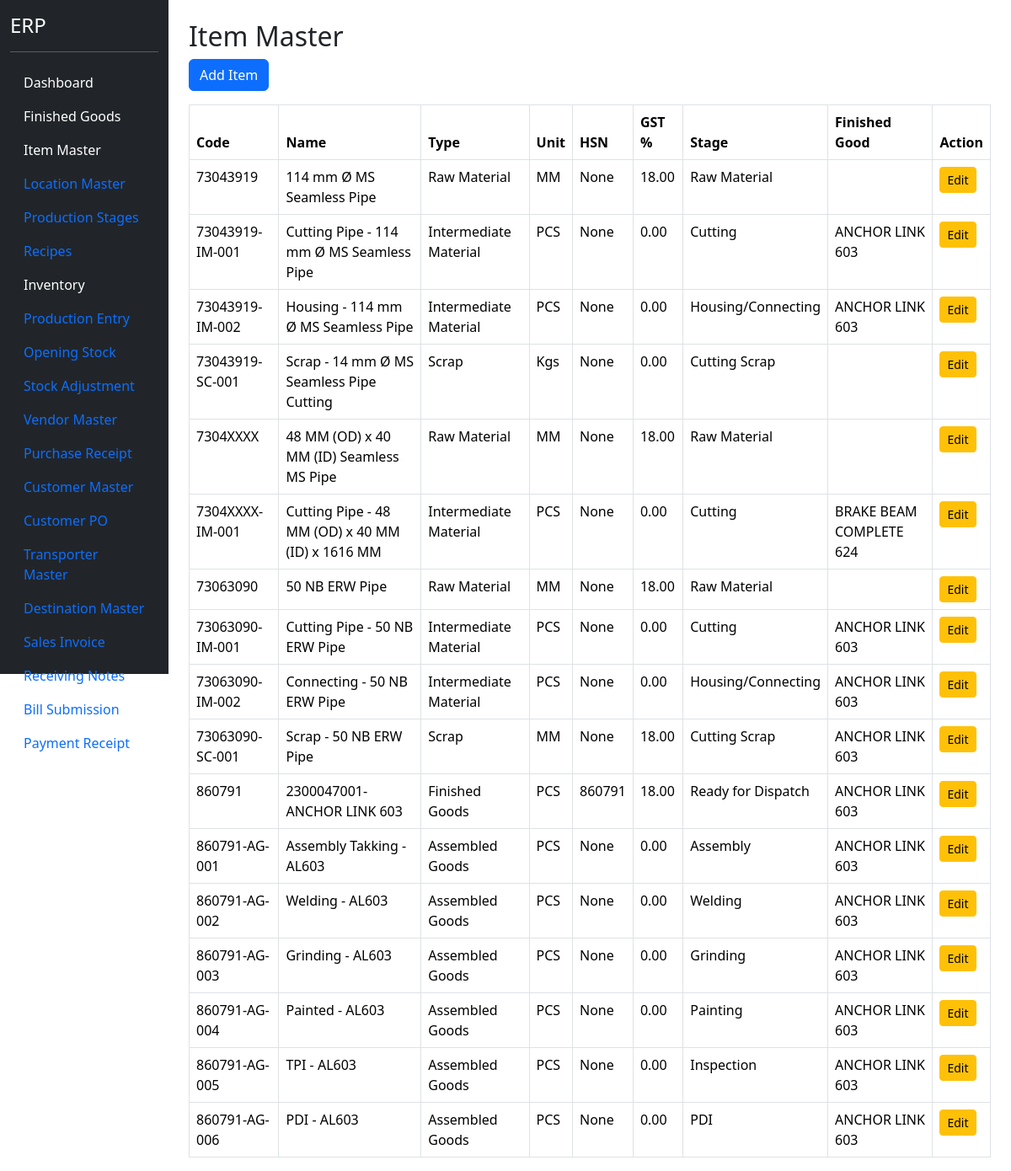
Page /items (signed in) on the earlier database version.
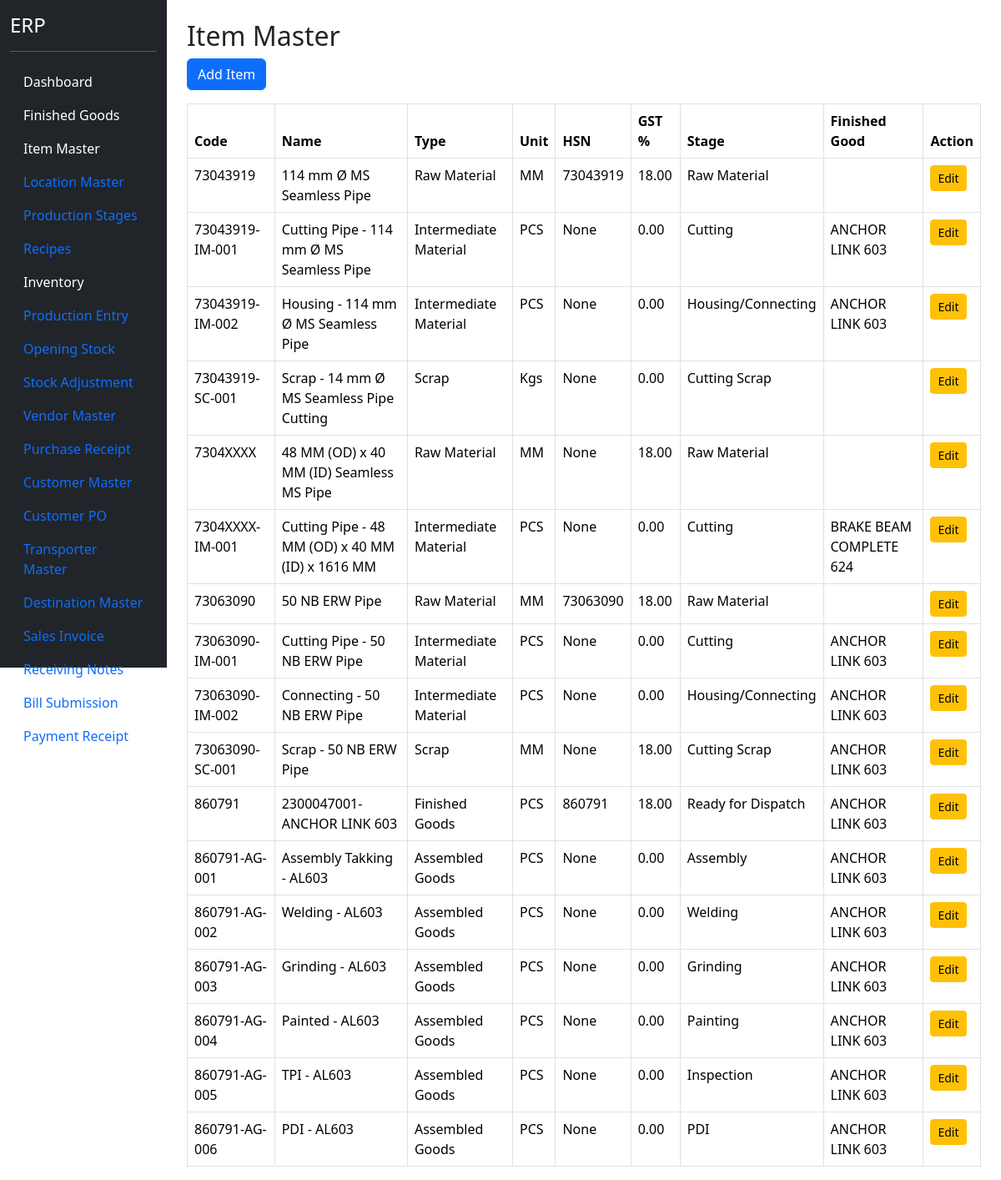
Same page on the later database version.
### models.py (models this page shows)
class ItemMaster(db.Model):
    __tablename__ = "item_master"
    id = db.Column(db.Integer, primary_key=True)
    item_code = db.Column(
        db.String(50),
        unique=True,
        nullable=False
    )
    item_name = db.Column(
        db.String(255),
        nullable=False
    )
    item_type = db.Column(
        db.String(50),
        nullable=False
    )
    production_stage = db.Column(
    db.String(100)
    )
    production_stage_id = db.Column(
    db.Integer,
    db.ForeignKey(
        "production_stage_master.id"
    ),
    nullable=True
    )
    production_stage_rel = db.relationship(
    "ProductionStageMaster"
    )
    unit = db.Column(
        db.String(20),
        nullable=False
    )
    finished_good_id = db.Column(
    db.Integer,
    db.ForeignKey("finished_goods.id"),
    nullable=True
    )
    hsn_code = db.Column(
    db.String(20)
    )
    gst_rate = db.Column(
    db.Float,
    default=18
    )
    active = db.Column(
        db.Boolean,
        default=True
    )

class ProductionStageMaster(db.Model):
    __tablename__ = "production_stage_master"
    id = db.Column(
        db.Integer,
        primary_key=True
    )
    stage_no = db.Column(
        db.Integer,
        nullable=False
    )
    stage_name = db.Column(
        db.String(100),
        nullable=False
    )
    active = db.Column(
        db.Boolean,
        default=True
    )

### blueprints/masters/routes.py (the view)
@masters_bp.route("/items")
@login_required
def items():
    item_list = ItemMaster.query.order_by(
        ItemMaster.item_code
        ).all()
    return render_template(
        "items.html",
        item_list=item_list
    )

### app.py (called while the page is built)
@login_manager.user_loader
def load_user(user_id):
    return User.query.get(int(user_id))

### templates/items.html
{% extends "base.html" %}
{% block content %}
<div class="container mt-4">
    <h2>Item Master</h2>
    <a href="/items/add"
       class="btn btn-primary mb-3">
        Add Item
    </a>
    <table class="table table-bordered">
        <thead>
            <tr>
                <th>Code</th>
                <th>Name</th>
                <th>Type</th>
                <th>Unit</th>
                <th>
                    HSN
                </th>
                <th>
                    GST %
                </th>
                <th>Stage</th>
                <th>Finished Good</th>
                <th>Action</th>
            </tr>
        </thead>
        <tbody>
            {% for item in item_list %}
            <tr>
                <td>{{ item.item_code }}</td>
                <td>{{ item.item_name }}</td>
                <td>{{ item.item_type }}</td>
                <td>{{ item.unit }}</td>
                <td>
                    {{ item.hsn_code }}
                </td>
                <td>
                    {{ "%.2f"|format(item.gst_rate or 0) }}
                </td>
                <td>
                    {% if item.production_stage_rel %}
                    {{ item.production_stage_rel.stage_name }}
                    {% endif %}
                </td>
                <td>
                    {{ item.finished_good.fg_name if item.finished_good else '' }}
                </td>
                <td>
                    <a href="/items/edit/{{ item.id }}"
                       class="btn btn-sm btn-warning">
                        Edit
                    </a>
                </td>
            </tr>
            {% endfor %}
        </tbody>
    </table>
</div>
{% endblock %}

Differences in the rows shown:
changed ItemMaster "114 mm Ø MS Seamless Pipe": hsn_code "None" → "73043919"
changed ItemMaster "50 NB ERW Pipe": hsn_code "None" → "73063090"
